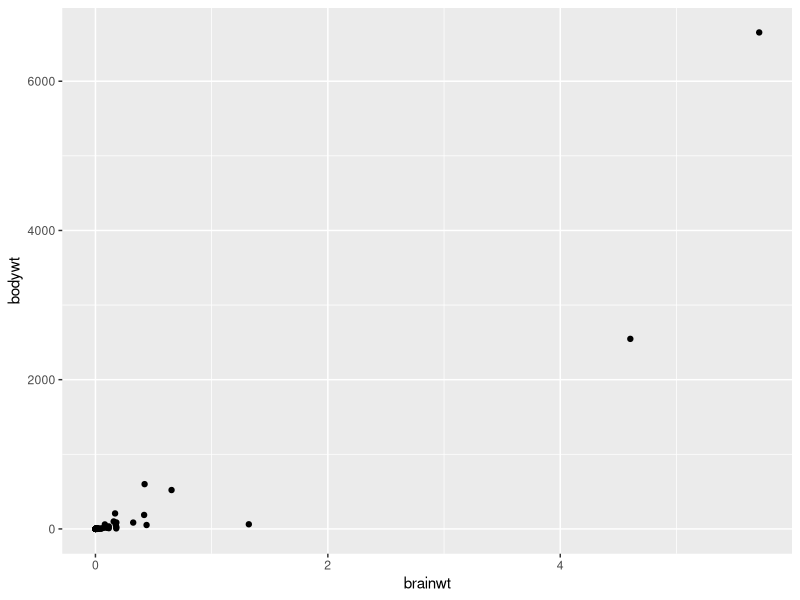
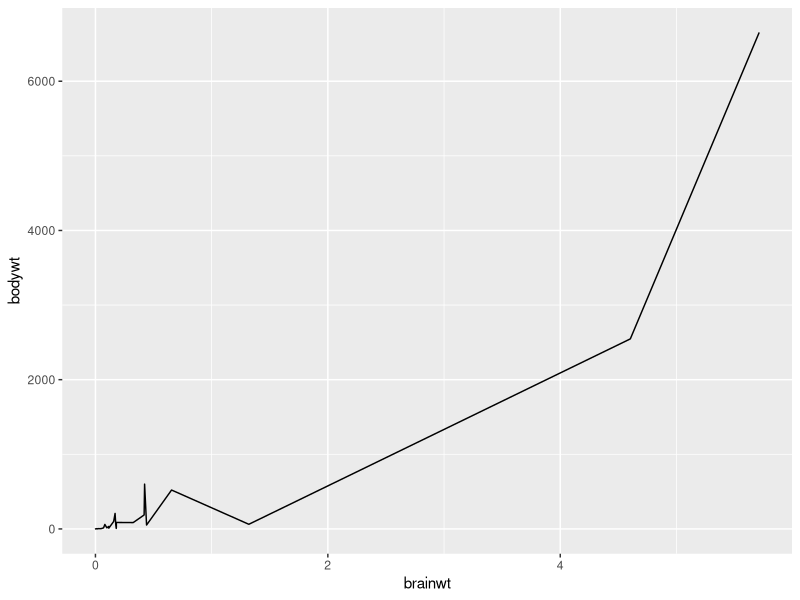
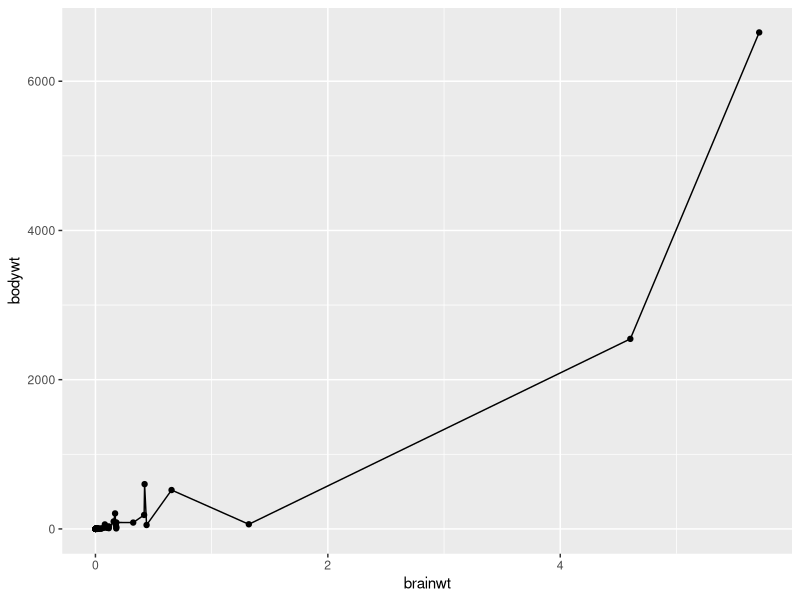
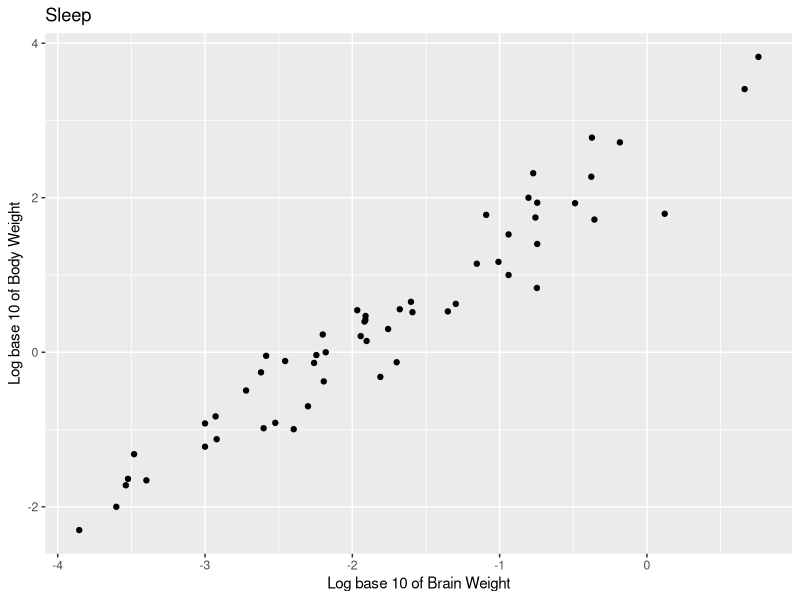
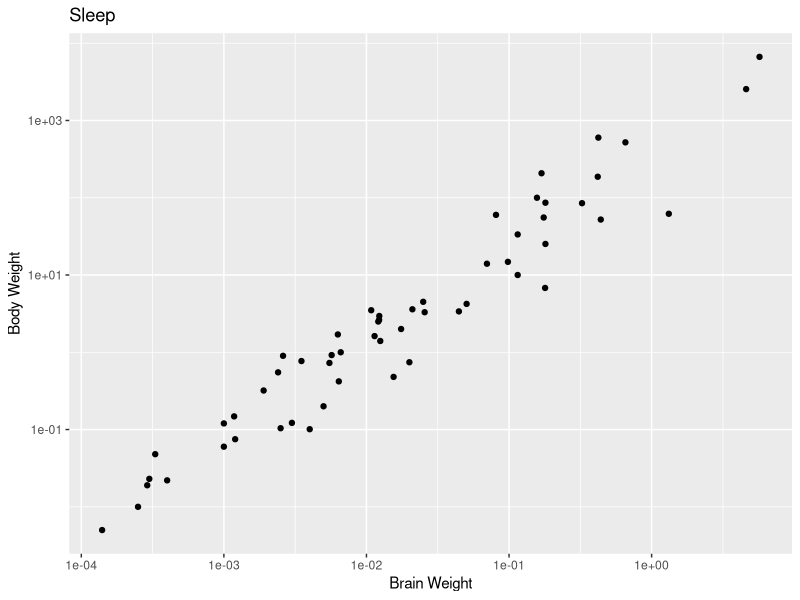
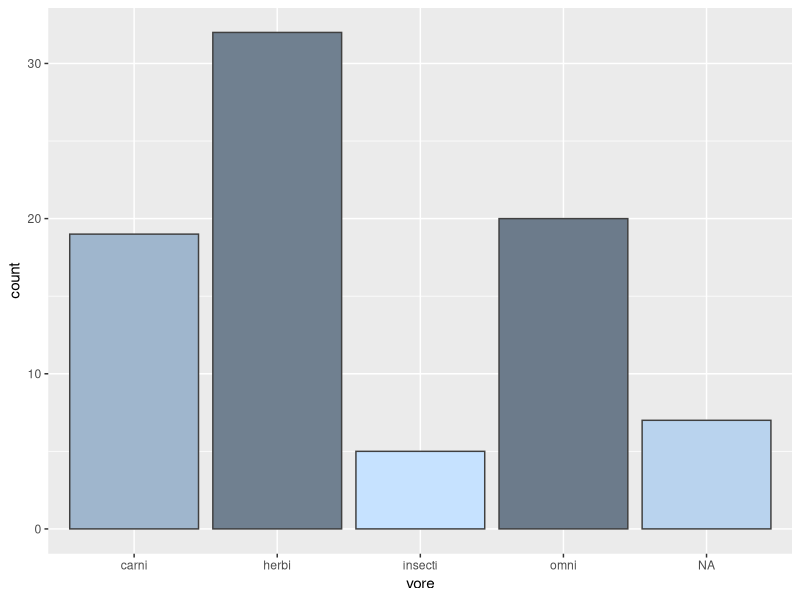
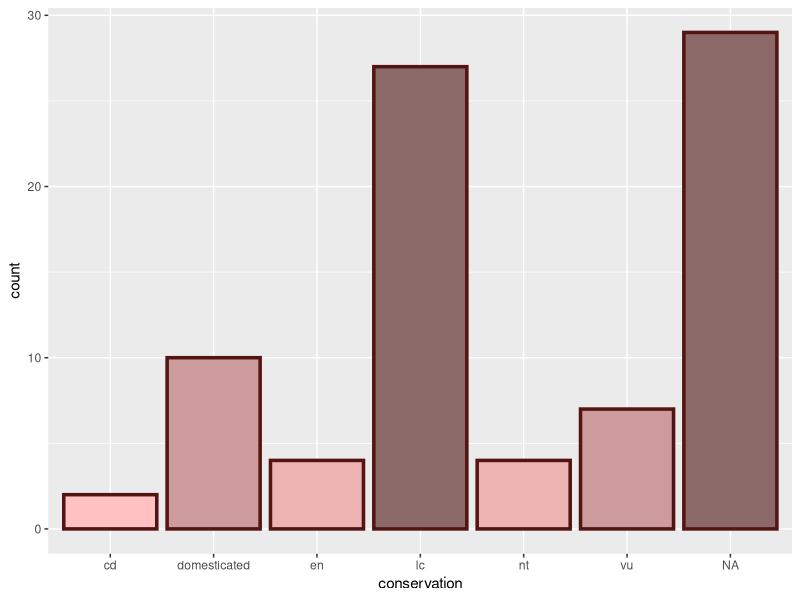
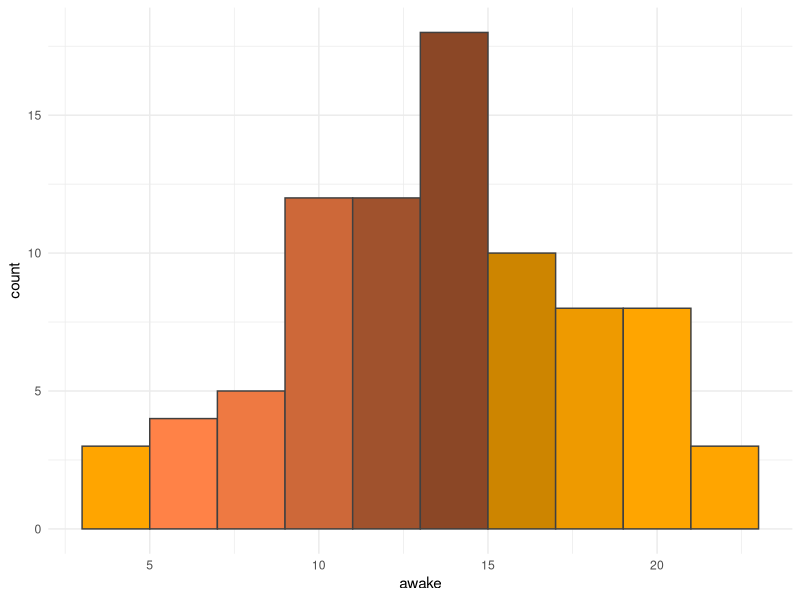

The R script that drew these images, in order:
## ---- chunk 1
knitr::opts_chunk$set(echo = TRUE, cache = FALSE, fig.width = 6, fig.height = 4)
options(width = 55)
library(tidyverse)
library(RColorBrewer)
library(ggplot2)
## ---- chunk 2

ggplot(msleep, aes(x = brainwt, y = bodywt)) +
  geom_point()
## ---- chunk 3
ggplot(msleep, aes(x = brainwt, y = bodywt)) +
  geom_line()
## ---- chunk 4
ggplot(msleep, aes(x =brainwt, y = bodywt)) +
  geom_point() + geom_line()

## ---- chunk 5
#msleep2 <- tibble(l_brainwt = log10(msleep$brainwt),
#                  l_bodywt = log10(msleep$bodywt))
#Goodbye to base R

msleep2 <- msleep |> 
  mutate(l_brainwt = log10(brainwt), 
         l_bodywt = log10(bodywt)) |>
  #select(l_brainwt, l_bodywt) |> 
  #will form a tibble of only these two 'selected' variables
  tibble()

ggplot(data = msleep2, aes(l_brainwt, l_bodywt )) +
  geom_point() +
  ggtitle('Sleep') +
  labs(x='Log base 10 of Brain Weight', y='Log base 10 of Body Weight')

## ---- chunk 6

ggplot(data = msleep, aes(brainwt, bodywt)) +
  geom_point() + 
  scale_y_log10() +
  scale_x_log10() +
  ggtitle('Sleep') +
  labs(x ='Brain Weight', y ='Body Weight')


## ---- chunk 7
ggplot(msleep, aes(x = vore)) +
  geom_bar(color = "grey25",
           fill = c("slategray3","slategray","slategray1",
                    "slategray4","slategray2"))
## ---- chunk 8
ggplot(msleep, aes(x = conservation)) +
  geom_bar(color = "#531412", lwd = 1.2, 
           fill = c("rosybrown1","rosybrown3","rosybrown2",
                    "rosybrown4","rosybrown2","rosybrown3",
                    "rosybrown4"))
## ---- chunk 9
ggplot(msleep, aes(x = awake)) +
  geom_histogram(color = 'gray25', bins = 10, 
                 fill = c("orange","sienna1","sienna2",
                          "sienna3", "sienna","sienna4", 
                          "orange3", "orange2", "orange1", 
                          "orange")) +
    theme_minimal()
## ---- chunk 10

ggplot(msleep, aes(x = awake, color = awake)) +
  geom_boxplot(color = "black", fill = "navajowhite2") +
theme_minimal()

## ---- chunk 11
ggplot(msleep, aes(x = conservation, y = sleep_total, 
                   fill = conservation)) +
  geom_boxplot() + 
  labs(x = "Conservation Status", 
       y = "Total Sleep Time ", 
       fill = "Conservation ")
## ---- chunk 12
ggplot(msleep, aes(x = vore, y = sleep_rem, 
                   fill = vore)) +
  geom_boxplot() + 
  labs(x = "Conservation Status", 
       y = "Total Sleep Time ", 
       fill = "Vore ")
## ---- chunk 13
ggplot(msleep2, aes(x = l_brainwt, fill = conservation)) +
  geom_density(alpha = 0.5) + 
  labs(x = "Log(Brain Weight)", y = "Density", 
       title = "Density Plots of Log(Brain Weight)") +
  theme(axis.title = element_text(size = 14))
## ---- chunk 14
ggplot(msleep2, aes(x = l_bodywt, fill = vore)) +
  geom_density(alpha = 0.5) + 
  labs(x = "Log(Brain Weight)", y = "Density", 
       title = "Density Plots of Log(Body Weight)") +
  theme(axis.title = element_text(size = 14))
## ---- chunk 15
study_data <-  read_csv('CollegeDistance.csv')
## ---- chunk 16
ggplot(study_data, aes(x = gender)) +
  geom_bar(color = c('maroon4','darkblue'), 
           fill = c('rosybrown3','slategray4')) +
  labs(x = "Gender", y = "Frequency", 
       title = 'High School Students ')
## ---- chunk 17
ethnic_group <- study_data |> 
mutate(ethnicity = as.factor(ethnicity)) |>
  group_by(ethnicity) |> # will do nothing without summarize()
  summarize(
    freq = n()) |> 
    #must use n() instead of count() inside summary()
  mutate(prop = freq / sum(freq) *100) # pipes summarize() into mutate()
  


# Basic piechart
ggplot(ethnic_group, aes(x="", y = prop, fill = ethnicity)) +
  geom_bar(stat="identity", width=1, color = "grey") +
  coord_polar("y", start=0)+
  
  theme_void()   # remove background, grid, numeric labels
  
  #theme(legend.position='none')+
  # geom_text(aes(y = ypos, label = ethnicity), 
  #   color = 'white', size = 3) +
  # scale_fill_brewer(palette='Set1')

## ---- chunk 18
cbPalette <- c("#999999", "#E69F00", "#56B4E9", "#009E73", 
               "#F0E442", "#0072B2", "#D55E00", "#CC79A7")

## ---- chunk 19

ggplot(study_data, aes(x = income, fill = ethnicity)) +
  geom_bar(color = 'grey25', position = 'fill') +
  labs(x = 'Income', y = 'Ethnicity', 
       fill = "Ethnicity"  ) +
  scale_fill_manual(
    labels = c('African American','Hispanic','Other'),
    values = cbPalette)
  
## ---- chunk 20

ggplot(study_data, aes(x = income, fill = ethnicity)) +
  geom_bar(color = 'grey25', position = 'fill') +
  labs(x = 'Income', y = 'Ethnicity', 
       fill = "Ethnicity"  ) +
  scale_fill_brewer(labels = c('African American','Hispanic','Other'), 
                    palette = 'Accent')
## ---- chunk 21

ggplot(study_data, aes(x = unemp, y = tuition, color = region)) +
  geom_point(size=0.5) +
  ggtitle("High School Student Data")+
  labs(x = 'Unemployment Rate', 
       y = 'Average 4-Year College Tuition (in thousands)', 
       fill = "Ethnicity") +
  
  scale_color_brewer( palette = 'Dark2') +
  
  #scale_y_continuous(name, breaks, labels, limits, transf.)
  scale_y_continuous( breaks = seq(0, 1.5, 0.25)) +
  
  theme(axis.title=element_text(size = 14),
        plot.title =element_text(size = 14, face = "bold"))
## ---- chunk 22
ggplot(study_data, aes(x = distance))+
  geom_histogram(color = 'sienna4', fill = "sienna3") +
  ggtitle("Frequency of Students by Distance from 4-year College") +
  labs(y = '# of Students', x = "Distance in 10 Mile Increments" )+
  theme(plot.title = element_text(size = 9, face = "bold"),
    panel.background = element_rect(fill = 'navajowhite', 
                                    color = 'navajowhite3', size=2,
                                    linetype = "solid")
  )
## ---- chunk 23

ggplot(study_data, aes(x = income, y = score))+
  geom_boxplot(color = 'grey25', fill = "navajowhite2")+
  ggtitle("Spread of Test Scores by Income")+
  labs( x = 'Income Levels', y = "Senior Composite Scores")
  

## ---- chunk 24

ggplot(study_data, aes(x = ethnicity, fill = gender)) +
  geom_bar(color = 'grey25', position = "dodge") +
  ggtitle("Student Gender among Ethnicities") +
  labs( x = 'Ethnicity', y = "Gender Frequency") +
  scale_fill_brewer( palette = 'Set2')

## ---- chunk 25
aero_data <-  read_csv('airlines.csv') |> 
  mutate(airline = as.factor(airline)) 
  #this is the 'overwriting' syntax, to avoid two 'airline' columns
## ---- chunk 26
ggplot(aero_data, aes(x = year, y = cost, 
                      color = airline)) +
  ggtitle("Scatter Plot of Cost by Year") +
  geom_point() + 
  geom_line(aes(linetype = airline)) +
  
  labs(x = "Year", y = "Cost (in thousands)") +
  
  theme(axis.title = element_text(size = 14),
        legend.title = element_text(size = 14),
        plot.title = element_text(size = 18, face = "bold")) +
  
  scale_color_manual(values = cbPalette, name = "Airline") +
  scale_linetype_discrete(name = "Airline") +

#scale_y_continuous(name, breaks, labels, limits, transf.)
  scale_y_continuous( limits = c(0, 5000000)) +
  scale_x_continuous( breaks= seq(0, 16, 2))
## ---- chunk 27
ggplot(aero_data, aes(x = year, y = cost, 
                      color = airline)) +
  ggtitle("Scatter Plots of Cost by Year") +
  geom_point() + 
  geom_line(aes(linetype = airline)) +
  
  facet_grid(cols = vars(airline), labeller = label_both) +
  
  labs(x = "Year", y = "Cost (in thousands)") +
  
  theme(axis.title = element_text(size = 14),
        legend.title = element_text(size = 14),
        plot.title = element_text(size = 18, face = "bold")) +
  
  scale_color_manual(values = cbPalette, name = "Airline") +
  scale_linetype_discrete(name = "Airline") +

#scale_y_continuous(name, breaks, labels, limits, transf.)
  scale_y_continuous( limits = c(0, 5000000)) +
  scale_x_continuous( breaks= seq(0, 16, 4))
